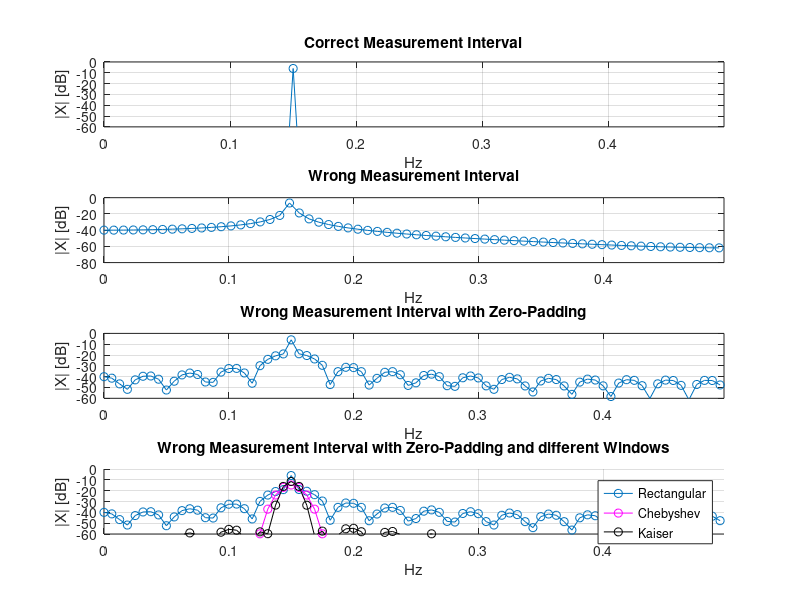
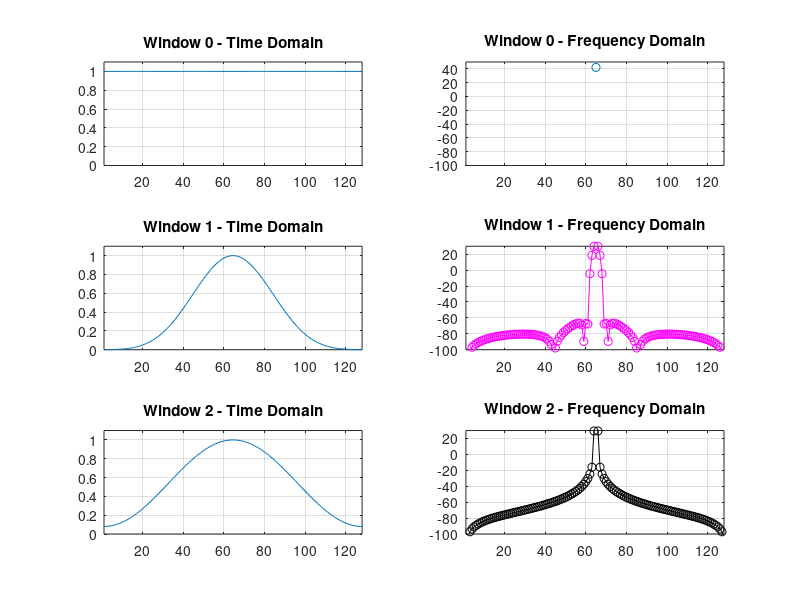

MATLAB code to generate these figures, in order:
%%%%%%%%%%%%%%%%%%%%%%%%%%%%%%%%%%%%%%%%%%%%%%%%%%%%%%%%%%%%%%%%%%
% DSVB Part 1
% Exercise 5: DFT - Windowing/FFT/Goertzel
% Waj, HSLU-T&A
%%%%%%%%%%%%%%%%%%%%%%%%%%%%%%%%%%%%%%%%%%%%%%%%%%%%%%%%%%%%%%%%%%

%%%%%% 5.1 DFT with Windowing and Zero-Padding
clear all; close all;
% <<<== this marks parameters for experimentation  

%% DFT of a harmonic signal with correct measurement interval
fs = 1;
fa = 0.15;
N = 60; % <<<== adjust to correct measurement interval (N should be even)
n = (0:1:N-1);
x1 = cos(2*pi*fa*n/fs);
X1 = fftshift(fft(x1)/N);

set(figure,'Name','DFT Cos'); 
subplot(4,1,1);
plot([0:N-1]*fs/N -fs/2 ,20*log10(abs(X1)),'o-');
% axis([-fs/4 (N-1)*fs/4/N -60 0]);
axis([0 (N-1)*fs/2/N -60 0])
xlabel('Hz');ylabel('|X| [dB]');title('Correct Measurement Interval');
grid on;

%% DFT with wrong measurement interval
N = 128; % <<<== adjust to wrong measurement interval (N even)
n = (0:1:N-1);
x2 = cos(2*pi*fa*n/fs);
X2=fftshift(fft(x2)/N);

subplot(4,1,2);
plot([0:N-1]*fs/N -fs/2 ,20*log10(abs(X2)),'o-');
% axis([-fs/4 (N-1)*fs/4/N -80 0]);
axis([0 (N-1)*fs/2/N -80 0])
xlabel('Hz');ylabel('|X| [dB]'); title('Wrong Measurement Interval');
grid on;

%% DFT with wrong measurement interval and zero-padding
Z = N + 32; % <<<== total length including zero-padding (Z even)
x3 = [cos(2*pi*fa*n/fs) zeros(1,Z-N)];
X3 = fftshift(fft(x3)/N);

subplot(4,1,3)
plot([0:Z-1]*fs/Z -fs/2 ,20*log10(abs(X3)),'o-');
% axis([-fs/4 (Z-1)*fs/4/Z -60 0]);
axis([0 (Z-1)*fs/2/Z -60 0])
xlabel('Hz');ylabel('|X| [dB]'); title('Wrong Measurement Interval with Zero-Padding');
grid on;

%% DFT with wrong measurement interval, zero-padding and windowing
w0 = ones(N,1);       % rectangular window (default)
w1 = chebwin(N,100);  % window function 1 <<<== shape window 1 
w2 = hamming(N);   % window function 2 <<<== shape window 2

x4_0 = [w0'.*cos(2*pi*fa*n/fs) zeros(1,Z-N)]; 
X4_0 = fftshift(fft(x4_0)/N);
x4_1 = [w1'.*cos(2*pi*fa*n/fs) zeros(1,Z-N)]; 
X4_1 = fftshift(fft(x4_1)/N);
x4_2 = [w2'.*cos(2*pi*fa*n/fs) zeros(1,Z-N)]; 
X4_2 = fftshift(fft(x4_2)/N);

subplot(4,1,4);
hold on
plot([0:Z-1]*fs/Z -fs/2 ,20*log10(abs(X4_0)),'o-');
plot([0:Z-1]*fs/Z -fs/2 ,20*log10(abs(X4_1)),'mo-');
plot([0:Z-1]*fs/Z -fs/2 ,20*log10(abs(X4_2)),'ko-');
% axis([-fs/4 (Z-1)*fs/4/Z -60 0]);
axis([0 (Z-1)*fs/2/Z -60 0]); 
xlabel('Hz');ylabel('|X| [dB]'); 
title('Wrong Measurement Interval with Zero-Padding and different Windows');
legend('Rectangular','Chebyshev','Kaiser','Location','NorthEast')
grid on

%% Compare Windowing Functions in Time and Frequency Domain
set(figure,'Name','Windows');
%
subplot(3,2,1); plot(w0); 
axis([1 N 0 1.1]); title('Window 0 - Time Domain'); grid on;
subplot(3,2,2); plot(fftshift(20*log10(abs(fft(w0)))),'o-'); 
axis([1 N -100 50]); title('Window 0 - Frequency Domain'); grid on;
%
subplot(3,2,3); plot(w1); 
axis([1 N 0 1.1]); title('Window 1 - Time Domain'); grid on;
subplot(3,2,4); plot(fftshift(20*log10(abs(fft(w1)))),'mo-'); 
axis([1 N -100 30]); title('Window 1 - Frequency Domain'); grid on;
%
subplot(3,2,5); plot(w2); 
axis([1 N 0 1.1]); title('Window 2 - Time Domain'); grid on;
subplot(3,2,6); plot(fftshift(20*log10(abs(fft(w2)))),'ko-'); 
axis([1 N -100 30]); title('Window 2 - Frequency Domain'); grid on;
